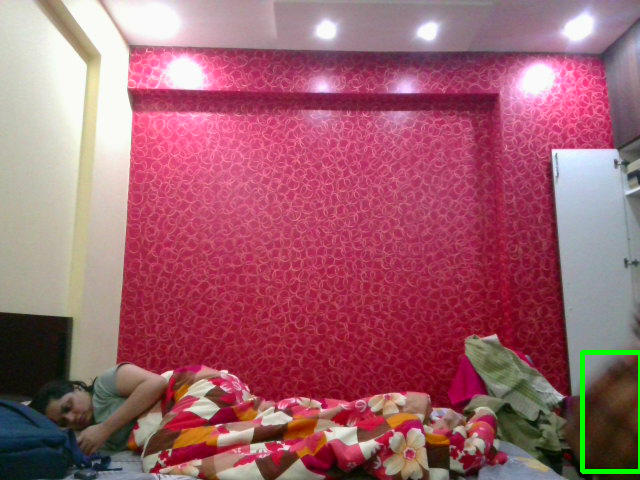
#> input picture images/1.png, 640 x 480 px, given in place of the camera
$ python main.py
#> lines starting #> are read from the running program, lines starting #| are printed output that depends on the picture
import os

import cv2
import time
from emailing import send_email
import glob
import os
from threading import Thread

video = cv2.VideoCapture(0)
time.sleep(1)
first_frame = None
status_list = []
count=1

def clean_folder():
    images = glob.glob("images/*.png")
    for image in images:
        os.remove(image)

while True:
    status = 0
    check,frame = video.read()
#> frame is the input picture: shape (480, 640, 3); mean B, G, R 110.7, 97.3, 160.3
    gray_frame = cv2.cvtColor(frame,cv2.COLOR_BGR2GRAY)
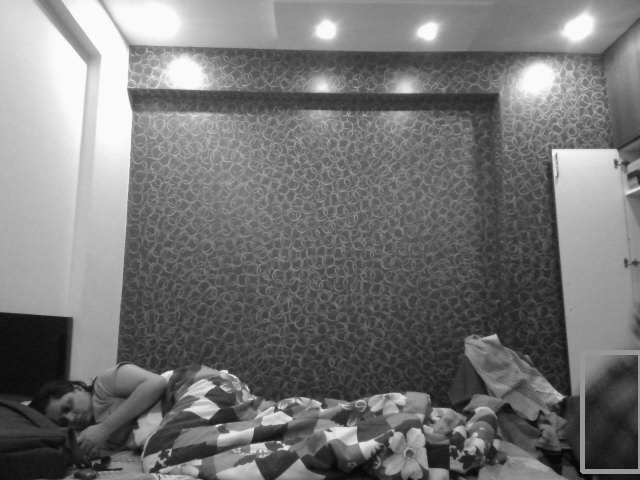
#> gray_frame: shape (480, 640); min 1, max 255, mean 117.7
    gray_frame_GAU = cv2.GaussianBlur(gray_frame, (21,21),0)
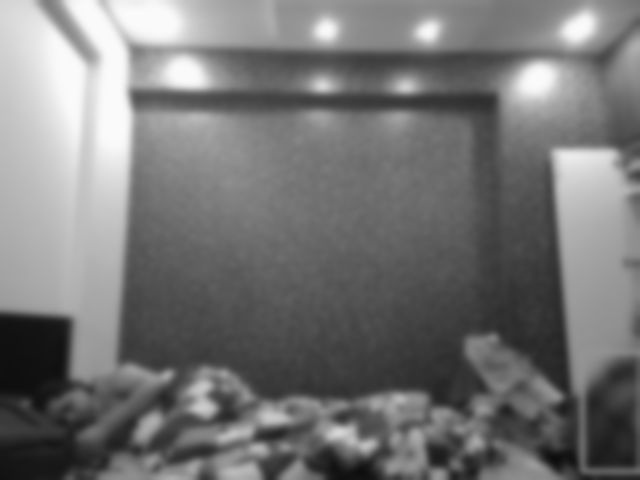
#> gray_frame_GAU: shape (480, 640); min 13, max 250, mean 117.6

    if first_frame is None:
        first_frame = gray_frame_GAU

    delta_frame = cv2.absdiff(first_frame,gray_frame_GAU)
#> delta_frame: shape (480, 640); every value is 0

    thresh_frame = cv2.threshold(delta_frame,40,255,cv2.THRESH_BINARY)[1]
    dil_frame = cv2.dilate(thresh_frame,None,iterations=2)

    contours,check = cv2.findContours(dil_frame, cv2.RETR_EXTERNAL, cv2.CHAIN_APPROX_SIMPLE)
#> contours = []; check = None

    for contour in contours:
        if cv2.contourArea(contour) < 4000:
            continue
        x,y,w,h = cv2.boundingRect(contour)
        rectangle = cv2.rectangle(frame,(x,y),(x+w,y+h),(0,255,0),3)
        if rectangle.any():
            status = 1
            cv2.imwrite(f"images/{count}.png", frame)
            count += 1
            all_images = glob.glob("images/*.png")
            index = int(len(all_images)/2)
            image_with_object = all_images[index]


    status_list.append(status)
    status_list = status_list[-2:]
    print(status_list)

    if status_list[0] == 1 and status_list[1] == 0:
        email_thread = Thread(target =  send_email, args= (image_with_object,))
        email_thread.daemon = True
        clean_thread = Thread(target =  clean_folder)
        clean_thread.daemon = True

        email_thread.start()


    cv2.imshow("My video",frame)

    key = cv2.waitKey(1)
#> (key q is pressed here)

    if key == ord("q"):
        break

video.release()
#> (the run stopped early here; a loop or call above may not have finished)
